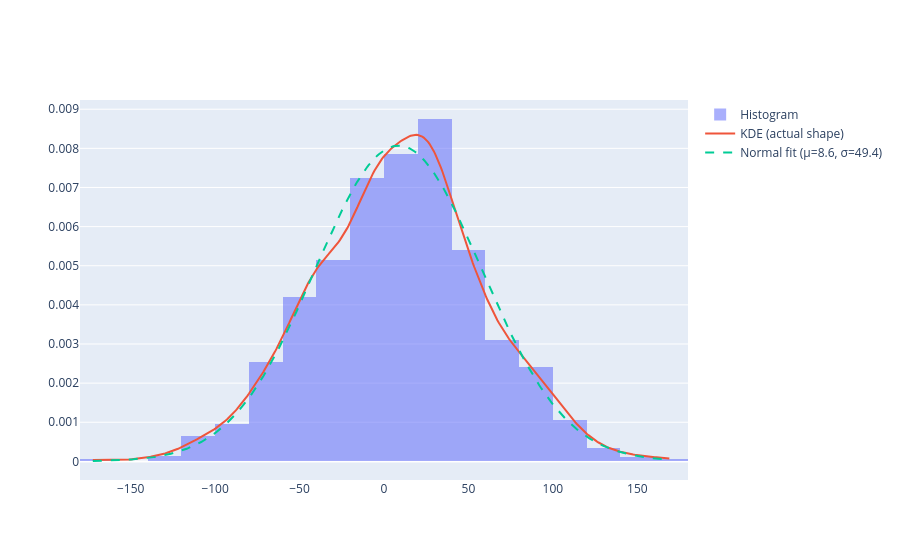

Notebook code for this chart:
### Markdown cell above
First import vehicles.csv.
Then plot the histograms for the following variables:

1. Fuel Barrels/Year

### Code cell
# your code here
from scipy.stats import norm, gaussian_kde

fig = go.Figure()

# Layer 1: density histogram
fig.add_trace(go.Histogram(
    x=data, nbinsx=30,
    histnorm="probability density",
    opacity=0.55, name="Histogram"
))

# Layer 2: KDE — smooth curve that follows the ACTUAL shape of your data
kde   = gaussian_kde(data)
x_kde = np.linspace(data.min(), data.max(), 400)
fig.add_trace(go.Scatter(
    x=x_kde, y=kde(x_kde), mode="lines", name="KDE (actual shape)"
))

# Layer 3: norm.fit() finds the best-fit mean and std
# if data were perfectly normal, the dashed line would match the KDE exactly
# the GAP between them is visual proof of non-normality
fitted_mean, fitted_std = norm.fit(data)
x_pdf = np.linspace(data.min(), data.max(), 400)
fig.add_trace(go.Scatter(
    x=x_pdf, y=norm.pdf(x_pdf, loc=fitted_mean, scale=fitted_std),
    mode="lines", line=dict(dash="dash"),
    name=f"Normal fit (μ={fitted_mean:.1f}, σ={fitted_std:.1f})"
))

fig.show()

### Figure 1 — Plotly figure (JSON) as saved in the notebook; plotly's stock layout.template omitted (floating-point values rounded to 4 significant figures; data arrays with more than 128 entries replaced by an {"elided": "..."} marker saying what was removed)
{"data": [{"histnorm": "probability density", "name": "Histogram", "nbinsx": 30, "opacity": 0.55, "type": "histogram", "x": {"elided": "1000 float values"}}, {"mode": "lines", "name": "KDE (actual shape)", "type": "scatter", "x": {"elided": "400 float values"}, "y": {"elided": "400 float values"}}, {"line": {"dash": "dash"}, "mode": "lines", "name": "Normal fit (μ=8.6, σ=49.4)", "type": "scatter", "x": {"elided": "400 float values"}, "y": {"elided": "400 float values"}}], "layout": {}}
